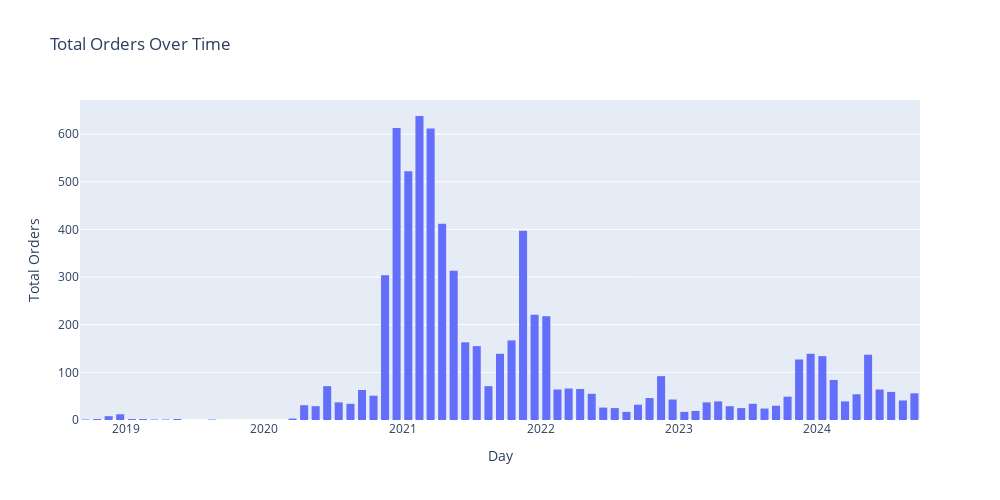

The notebook cell saved with this chart:
### Markdown cell above
### Sales Time Series

### Code cell
import plotly.graph_objects as go

fig = go.Figure()
fig.add_histogram(x=df['day'], y=df['orders'], histfunc="sum")
fig.update_layout(
    title="Total Orders Over Time",
    xaxis_title="Day",
    yaxis_title="Total Orders",
    bargap=0.2,
    bargroupgap=0.1,
    width=1000,
    height=500
)
fig.show()

### Figure 1 — Plotly figure (JSON) as saved in the notebook; plotly's stock layout.template omitted (floating-point values rounded to 4 significant figures; data arrays with more than 128 entries replaced by an {"elided": "..."} marker saying what was removed)
{"data": [{"histfunc": "sum", "type": "histogram", "x": {"elided": "7072 str values"}, "y": {"elided": "7072 int values"}}], "layout": {"bargap": 0.2, "bargroupgap": 0.1, "height": 500, "title": {"text": "Total Orders Over Time"}, "width": 1000, "xaxis": {"title": {"text": "Day"}}, "yaxis": {"title": {"text": "Total Orders"}}}}
